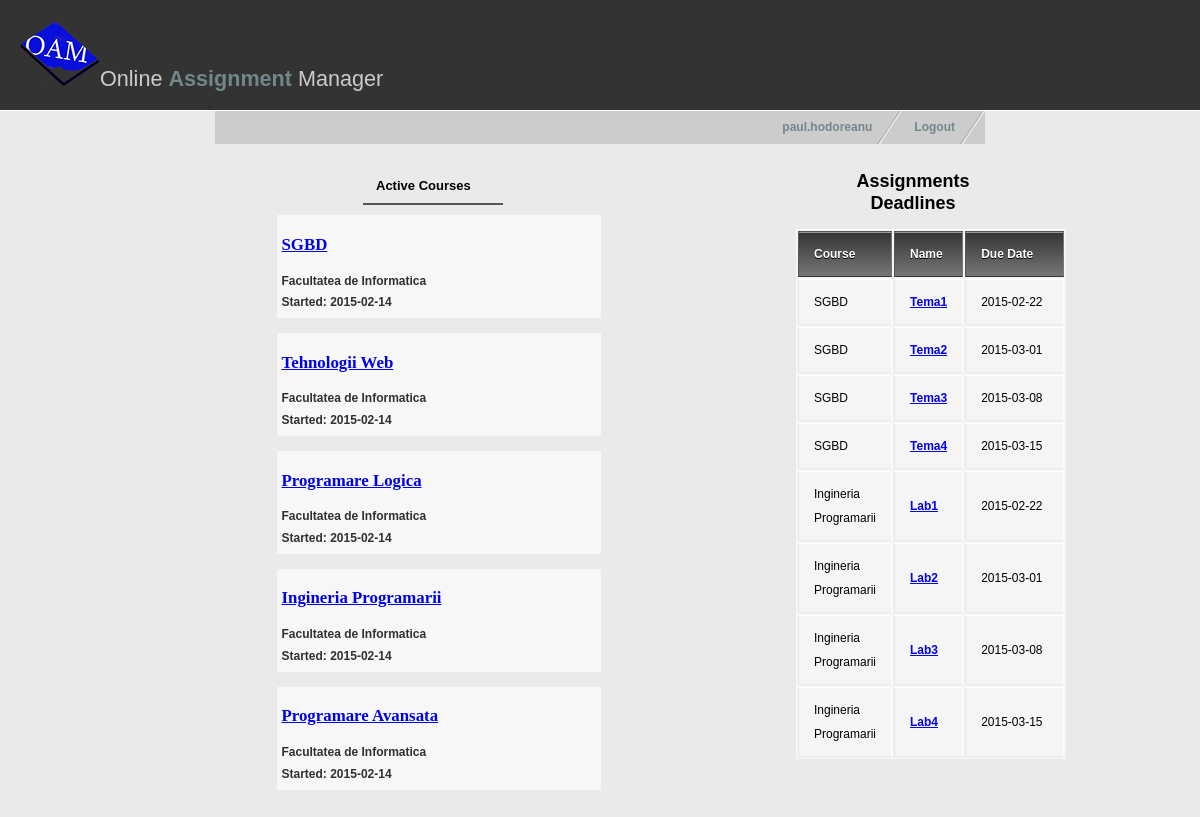
Page /studentindex.php (signed in) on the committed database.
### tables this page shows
CREATE TABLE Assignment(
  IdAssignment INT(10) PRIMARY KEY,
  IdMaterie INT(10) NOT NULL,
  Titlu VARCHAR(30) NOT NULL,
  Descriere VARCHAR(255),
  AssignDate DATE NOT NULL,
  DueDate DATE NOT NULL,
  Punctaj DECIMAL(3) NOT NULL,
  Path VARCHAR(255),
  FOREIGN KEY(IdMaterie) REFERENCES Materie(IdMaterie)
  );

CREATE TABLE Materie(
  IdMaterie INT(10) PRIMARY KEY,
  Nume VARCHAR(50) NOT NULL,
  Semestru INT(1),
  Descriere VARCHAR(255)
  );

### studentindex.php (the view, shortened to what this page needs)
<!DOCTYPE html>
<?php
  $username = $_SESSION['username'];
?>
<html xmlns="http://www.w3.org/1999/xhtml" xml:lang="en" lang="en">
<head>
<link href="style.css" rel="stylesheet" type="text/css" />
</head>
<body>
<div id="header">
  <h1><img src="images/oamlogo3.png" alt="" />Online <span style="font-weight:bold; color:#73868C;">Assignment</span> Manager</h1>
</div>
<div id="container">
    <ul id="nav">
      <li><a href="index.html">Logout</a></li>
      <li><a href="#"><?php echo $username ?></a></li>
    </ul>
  <div id="contentleft">
    <ul id="nav2" style="margin-left: 100px">
      <li><a href="studentindex.php" style="color: #000;">Active Courses</a></li>
    </ul>
    <?php
    $result = mysql_query("SELECT materie.Nume AS n, student_materie.StartDate AS d FROM materie JOIN student_materie ON materie.IdMaterie=student_materie.IdMaterie
 JOIN student ON student_materie.IdStudent=student.IdStudent
 JOIN account ON student.IdAccount=account.IdAccount
 WHERE account.Username = '$username' AND student_materie.Status='In Curs'");
    while($line = mysql_fetch_array($result, MYSQL_ASSOC)) {
      echo '<div class="coursebox">
      <h3><a href="studentcourse.php?name=',$line["n"],'">',$line["n"],'</a><h3>
      <h4>Facultatea de Informatica</h4>
      <h4>Started: ' ,$line["d"],'<h4>
    </div>';
    }
    ?>
  </div>
  <div id="contentright">
    <h2>Assignments Deadlines</h2>
    <table>
      <thead>
        <tr>
          <th>Course</th>
          <th>Name</th>
          <th>Due Date</th>
        </tr>
      </thead>
      <tbody>
        <?php
    $result = mysql_query("SELECT assignment.Titlu AS titlu, assignment.DueDate AS due, assignment.Path AS path, materie.Nume AS name
      FROM assignment JOIN materie ON assignment.IdMaterie = materie.IdMaterie WHERE assignment.DueDate < '2015-03-19';");
    while($line = mysql_fetch_array($result, MYSQL_ASSOC)) {
    echo '<tr>
          <td>',$line["name"],'</td>
          <td><a href="',$line["path"],'"><strong>',$line["titlu"],'</strong></a></td>
          <td width = 70px;>',$line["due"],'</td>
        </tr>';
         }
         ?>
      </tbody>
    </table>
  </div>
</div>
</body>
</html>

### style.css (style rules this page uses)
body { margin: 0; padding: 0; font: 75% tahoma, Verdana, Arial, sans-serif; line-height: 1.8em; background: #eaeaea url(images/bg.jpg) top left repeat-x; }
#header { background: #333; padding: 20px; border-bottom: 1px solid #fff; }
#header h1 { padding: 0; margin: 0; font-family: Georgia, sans-serif; font-weight: normal; font-size: 180%; color: #ccc; }
#container { width: 770px; margin: 0 auto; padding: 0; }
#nav { float: right; width: 100%; margin: 0; padding: 0px; list-style: none; background: #ccc; }
#nav li { float: right; margin: 0; padding: 0; }
#nav a { float:left; display: block; padding: 0.5em 2.5em 0.5em 1em; text-decoration: none; font-weight: bold; font-size: 100%; color: #73868c; background: #ccc url(images/nav_slant.gif) no-repeat top right; }
#nav2 { width: 100%; padding: 0; list-style: none; padding: 0 0 0 3em; }
#nav2 a { float: left; display: block; padding: 0.7em 2.5em 0.5em 1em; text-decoration: none; font-weight: bold; font-size: 100%; color: #73868c; border-bottom: 2px solid #555; margin-bottom:10px; font-size: 13px; }
.coursebox { float: left; width: 70%; margin-left: 50px; margin-bottom: 15px; background: #f7f7f7; color: #303030; padding: 1% 1%; }
#contentleft { float: left; margin-top: 10px; width: 450px; padding: 0 1em 1em 1em; }
#contentright { margin-top: 0px; float: right; width: 230px; padding: 1em 1em 1em 2em; }
table { background: #f5f5f5; border-collapse: separate; box-shadow: inset 0 1px 0 #fff; font-size: 12px; line-height: 24px; margin-left: 53px; text-align: left; width: 270px; }
th { background: linear-gradient(#333, #777); border-left: 1px solid #555; border-right: 1px solid #777; border-top: 1px solid #555; border-bottom: 1px solid #333; box-shadow: inset 0 1px 0 #999; color: #fff; font-weight: bold; padding: 10px 15px; position: relative; text-shadow: 0 1px 0 #000; }
td { border-right: 1px solid #fff; border-left: 1px solid #e8e8e8; border-top: 1px solid #fff; border-bottom: 1px solid #e8e8e8; padding: 10px 15px; position: relative; }
h1 { font-family: Georgia, serif; font-size: 180%; padding: 30px 0 10px 0; color: #73868c; }
h2 { font-family: helvetica, Verdana, Arial; font-size: 150%; text-align: center; padding-left: 40px; }
#contentright h2 { margin-left: 70px; }
h3 a { font-family: Georgia, serif; font-size: 120%; text-decoration : underline; }
h4 { font-family: helvetica, Verdana, Arial; font-size: 100%; margin: 0 0 0 0; }

### rows in the picture
assignment: IdMaterie.Nume "SGBD", Titlu "Tema1", DueDate "2015-02-22"
assignment: IdMaterie.Nume "SGBD", Titlu "Tema2", DueDate "2015-03-01"
assignment: IdMaterie.Nume "SGBD", Titlu "Tema3", DueDate "2015-03-08"
assignment: IdMaterie.Nume "SGBD", Titlu "Tema4", DueDate "2015-03-15"
assignment: IdMaterie.Nume "Ingineria Programarii", Titlu "Lab1", DueDate "2015-02-22"
assignment: IdMaterie.Nume "Ingineria Programarii", Titlu "Lab2", DueDate "2015-03-01"
assignment: IdMaterie.Nume "Ingineria Programarii", Titlu "Lab3", DueDate "2015-03-08"
assignment: IdMaterie.Nume "Ingineria Programarii", Titlu "Lab4", DueDate "2015-03-15"

### other values in the picture
$username "paul.hodoreanu"
$line["n"] "SGBD"
$line["d"] "2015-02-14"
$line["n"] "Tehnologii Web"
$line["n"] "Programare Logica"
$line["n"] "Ingineria Programarii"
$line["n"] "Programare Avansata"
